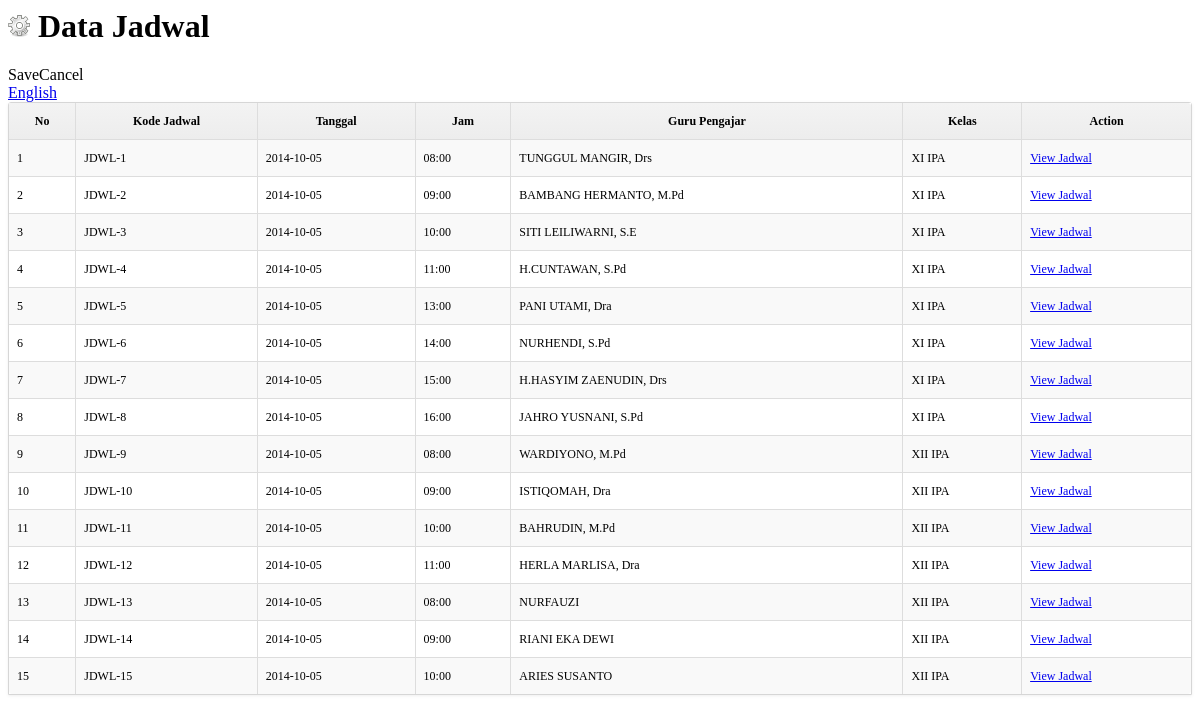
/admin/jadwal/dataJadwal.php, run on the app's committed database.
### tables this page shows
CREATE TABLE IF NOT EXISTS `jadwal` (
  `id_jdwl` int(11) NOT NULL AUTO_INCREMENT,
  `kd_jdwl` varchar(15) NOT NULL,
  `tgl_jdwl` date NOT NULL,
  `jam` varchar(8) NOT NULL,
  `id_guru` int(11) NOT NULL,
  `id_kls` int(11) NOT NULL,
  PRIMARY KEY (`id_jdwl`)
);

CREATE TABLE IF NOT EXISTS `guru` (
  `id_guru` int(11) NOT NULL AUTO_INCREMENT,
  `nip` varchar(15) NOT NULL,
  `nama_guru` varchar(25) NOT NULL,
  `mata_pelajaran` text NOT NULL,
  `password` varchar(15) NOT NULL,
  `foto` varchar(50) NOT NULL,
  PRIMARY KEY (`id_guru`)
);

CREATE TABLE IF NOT EXISTS `kelas` (
  `id_kls` int(11) NOT NULL AUTO_INCREMENT,
  `kd_kls` varchar(15) NOT NULL,
  `nama_kls` varchar(25) NOT NULL,
  PRIMARY KEY (`id_kls`)
);

### admin/jadwal/dataJadwal.php (the view, shortened to what this page needs)
<link href="./../css/dataTables.css" rel="stylesheet">
<div class="heading">
      <h1><img src="../image/product.png" alt="" /> Data Jadwal</h1>
      <div class="buttons"><a  class="button" id="save">Save</a><a  class="button" id="cancel">Cancel</a></div>
    </div>
     <div class="content">
<div id="tab-general">
          <div id="languages" class="htabs">
                        <a href="#" title="English" /> English</a>
                      </div>
                    <div id="language1">
                   <div id="container">
			<div class="box">
            	<div class="box-content nopadding">
					<table id="dt-example" cellpadding="0" cellspacing="0" border="0" class="table-dt table-striped-dt table-bordered-dt dataTable" >
						<thead>
							<tr>
								<th>No</th>
								<th>Kode Jadwal</th>
								<th>Tanggal</th>
                                <th>Jam</th>
                                <th>Guru Pengajar</th>
                                   <th>Kelas</th>
								<th>Action</th>
							</tr>
						</thead>
						<tbody>
                        <?php
						$no=1;
						$q=mysql_query("select jadwal.*,guru.nama_guru,kelas.nama_kls  from jadwal join guru on jadwal.id_guru=guru.id_guru join kelas on jadwal.id_kls=kelas.id_kls");
						while($data=mysql_fetch_array($q)){
						?>
							<tr class="gradeX">
								<td><?php echo $no; ?></td>
								<td>
									<?php echo $data[1]?>
									</td>
                                    <td>
									<?php echo $data[2]?>
									</td>
								<td><?php echo $data[3]?></td>
                                <td><?php echo $data[6]?></td>
                                <td><?php echo $data[7]?></td>
								<td class="center"><a href="admin.php?page=jadwal/viewJadwal&id=<?php echo $data[0]?>">View Jadwal </a></td>
							</tr>
                            <?php $no++;}?>
						</tbody>
					</table>
				</div>
			</div>
		</div>
          </div>
                  </div>
                  </div>

### css/dataTables.css (style rules this page uses)
.table-dt { width: 100%; margin-bottom: 0px; font-size: 12px; }
.table-dt th, .table-dt td { padding: 8px; line-height: 20px; text-align: left; vertical-align: top; border-top: 1px solid #dddddd; }
.table-dt th { font-weight: bold; }
.table-dt thead th { vertical-align: bottom; }
.table-dt caption + thead tr:first-child th, .table-dt caption + thead tr:first-child td, .table-dt colgroup + thead tr:first-child th, .table-dt colgroup + thead tr:first-child td, .table-dt thead:first-child tr:first-child th, .table-dt thead:first-child tr:first-child td { border-top: 0; }
.table-striped-dt tbody > tr:nth-child(odd) > td, .table-striped-dt tbody > tr:nth-child(odd) > th { background-color: #f9f9f9; }
.table-bordered-dt { border: 1px solid #dddddd; border-collapse: separate; *border-collapse: collapse; border-left: 0; -webkit-border-radius: 0px; -moz-border-radius: 0px; border-radius: 0px; }
.table-bordered-dt th, .table-bordered-dt td { border-left: 1px solid #dddddd; }
.table-bordered-dt th:first-child, .table-bordered-dt td:first-child { border-left: 0px; }
.table-bordered-dt caption + thead tr:first-child th, .table-bordered-dt caption + tbody tr:first-child th, .table-bordered-dt caption + tbody tr:first-child td, .table-bordered-dt colgroup + thead tr:first-child th, .table-bordered-dt colgroup + tbody tr:first-child th, .table-bordered-dt colgroup + tbody tr:first-child td, .table-bordered-dt thead:first-child tr:first-child th, .table-bordered-dt tbody:first-child tr:first-child th, .table-bordered-dt tbody:first-child tr:first-child td { border-top: 0; }
.table-bordered-dt thead:first-child tr:first-child > th:first-child, .table-bordered-dt tbody:first-child tr:first-child > td:first-child, .table-bordered-dt tbody:first-child tr:first-child > th:first-child { -webkit-border-top-left-radius: 0px; border-top-left-radius: 0px; -moz-border-radius-topleft: 0px; }
.table-bordered-dt thead:first-child tr:first-child > th:last-child, .table-bordered-dt tbody:first-child tr:first-child > td:last-child, .table-bordered-dt tbody:first-child tr:first-child > th:last-child { -webkit-border-top-right-radius: 4px; border-top-right-radius: 4px; -moz-border-radius-topright: 4px; }
.table-bordered-dt thead:last-child tr:last-child > th:first-child, .table-bordered-dt tbody:last-child tr:last-child > td:first-child, .table-bordered-dt tbody:last-child tr:last-child > th:first-child, .table-bordered-dt tfoot:last-child tr:last-child > td:first-child, .table-bordered-dt tfoot:last-child tr:last-child > th:first-child { -webkit-border-bottom-left-radius: 4px; border-bottom-left-radius: 4px; -moz-border-radius-bottomleft: 4px; }
.table-bordered-dt thead:last-child tr:last-child > th:last-child, .table-bordered-dt tbody:last-child tr:last-child > td:last-child, .table-bordered-dt tbody:last-child tr:last-child > th:last-child, .table-bordered-dt tfoot:last-child tr:last-child > td:last-child, .table-bordered-dt tfoot:last-child tr:last-child > th:last-child { -webkit-border-bottom-right-radius: 4px; border-bottom-right-radius: 4px; -moz-border-radius-bottomright: 4px; }
.box { border: 1px solid #d6d6d6; box-shadow: 0 1px 3px rgba(100,100,100,0.1); border-radius: 3px 3px 0 0; overflow: visible; position: relative; }
.box-content, .box-content.collapse.in { background-color: #ffffff; padding: 0px; }
table th { background-color: #f2f2f2; background-image: -moz-linear-gradient(top, #f3f3f3, #ededed); background-image: -ms-linear-gradient(top, #f3f3f3, #ededed); background-image: -webkit-gradient(linear, 0 0, 0 100%, from(#f3f3f3), to(#ededed)); background-image: -webkit-linear-gradient(top, #f3f3f3, #ededed); background-image: -o-linear-gradient(top, #f3f3f3, #ededed); background-image: linear-gradient(top, #f3f3f3, #ededed); text-align: center !important; }
.nopadding .table-bordered-dt { border: 0; }

### data on the page
jadwal: kd_jdwl "JDWL-1", tgl_jdwl "2014-10-05", jam "08:00", id_guru.nama_guru "TUNGGUL MANGIR, Drs", id_kls.nama_kls "XI IPA"
jadwal: kd_jdwl "JDWL-2", tgl_jdwl "2014-10-05", jam "09:00", id_guru.nama_guru "BAMBANG HERMANTO, M.Pd", id_kls.nama_kls "XI IPA"
jadwal: kd_jdwl "JDWL-3", tgl_jdwl "2014-10-05", jam "10:00", id_guru.nama_guru "SITI LEILIWARNI, S.E", id_kls.nama_kls "XI IPA"
jadwal: kd_jdwl "JDWL-4", tgl_jdwl "2014-10-05", jam "11:00", id_guru.nama_guru "H.CUNTAWAN, S.Pd", id_kls.nama_kls "XI IPA"
jadwal: kd_jdwl "JDWL-5", tgl_jdwl "2014-10-05", jam "13:00", id_guru.nama_guru "PANI UTAMI, Dra", id_kls.nama_kls "XI IPA"
jadwal: kd_jdwl "JDWL-6", tgl_jdwl "2014-10-05", jam "14:00", id_guru.nama_guru "NURHENDI, S.Pd", id_kls.nama_kls "XI IPA"
jadwal: kd_jdwl "JDWL-7", tgl_jdwl "2014-10-05", jam "15:00", id_guru.nama_guru "H.HASYIM ZAENUDIN, Drs", id_kls.nama_kls "XI IPA"
jadwal: kd_jdwl "JDWL-8", tgl_jdwl "2014-10-05", jam "16:00", id_guru.nama_guru "JAHRO YUSNANI, S.Pd", id_kls.nama_kls "XI IPA"
jadwal: kd_jdwl "JDWL-9", tgl_jdwl "2014-10-05", jam "08:00", id_guru.nama_guru "WARDIYONO, M.Pd", id_kls.nama_kls "XII IPA"
jadwal: kd_jdwl "JDWL-10", tgl_jdwl "2014-10-05", jam "09:00", id_guru.nama_guru "ISTIQOMAH, Dra", id_kls.nama_kls "XII IPA"
jadwal: kd_jdwl "JDWL-11", tgl_jdwl "2014-10-05", jam "10:00", id_guru.nama_guru "BAHRUDIN, M.Pd", id_kls.nama_kls "XII IPA"
jadwal: kd_jdwl "JDWL-12", tgl_jdwl "2014-10-05", jam "11:00", id_guru.nama_guru "HERLA MARLISA, Dra", id_kls.nama_kls "XII IPA"
jadwal: kd_jdwl "JDWL-13", tgl_jdwl "2014-10-05", jam "08:00", id_guru.nama_guru "NURFAUZI", id_kls.nama_kls "XII IPA"
jadwal: kd_jdwl "JDWL-14", tgl_jdwl "2014-10-05", jam "09:00", id_guru.nama_guru "RIANI EKA DEWI", id_kls.nama_kls "XII IPA"
jadwal: kd_jdwl "JDWL-15", tgl_jdwl "2014-10-05", jam "10:00", id_guru.nama_guru "ARIES SUSANTO", id_kls.nama_kls "XII IPA"
